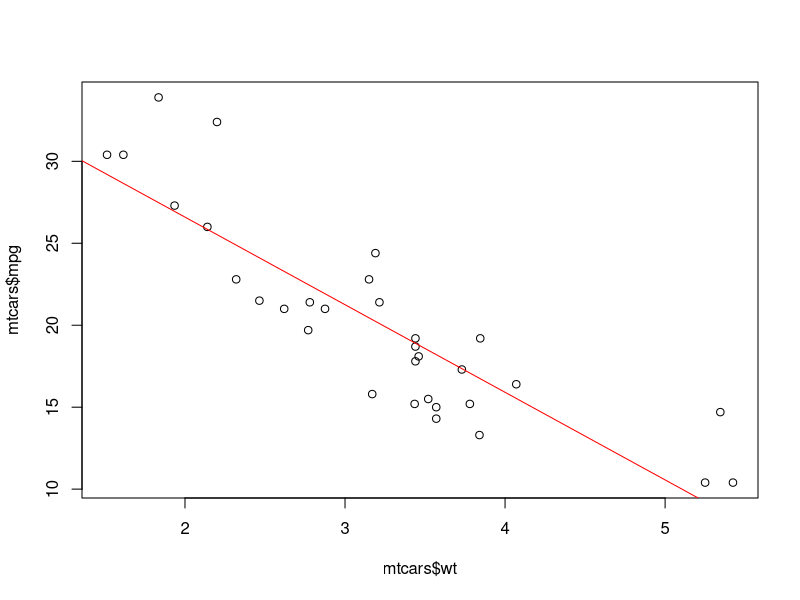

The R source for this figure:
head(mtcars)

model <- lm(mpg ~ wt,data = mtcars)
model
plot(mtcars$wt,mtcars$mpg)
abline(model,col = "red")

predict(model,newdata = data.frame(wt=6))

model$coefficients

model <- lm(mpg ~ wt + hp, data=mtcars)
summary(model)

x<-predict(model, newdata = data.frame(wt=2.5, hp=275))
x

coef(lm(mpg ~ wt + hp, data=mtcars))
coef(lm(mpg ~ wt, data=mtcars))
coef(lm(mpg ~ hp, data=mtcars))
